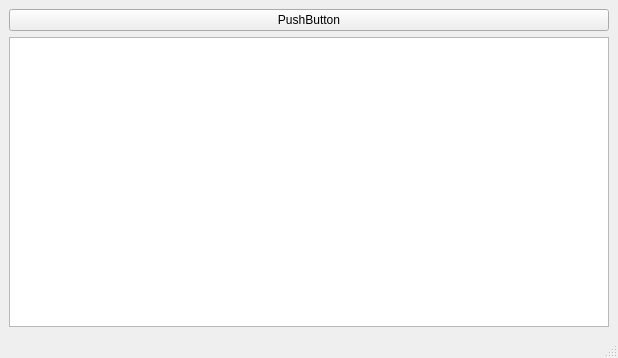
<?xml version="1.0" encoding="UTF-8"?>
<ui version="4.0">
 <class>MainWindow</class>
 <widget class="QMainWindow" name="MainWindow">
  <property name="geometry">
   <rect>
    <x>0</x>
    <y>0</y>
    <width>618</width>
    <height>358</height>
   </rect>
  </property>
  <property name="windowTitle">
   <string>MainWindow</string>
  </property>
  <widget class="QWidget" name="centralwidget">
   <layout class="QVBoxLayout" name="verticalLayout_2">
    <item>
     <layout class="QVBoxLayout" name="verticalLayout">
      <item>
       <widget class="QPushButton" name="pushButton">
        <property name="text">
         <string>PushButton</string>
        </property>
       </widget>
      </item>
      <item>
       <widget class="QTextEdit" name="textEdit"/>
      </item>
     </layout>
    </item>
   </layout>
  </widget>
  <widget class="QMenuBar" name="menubar">
   <property name="geometry">
    <rect>
     <x>0</x>
     <y>0</y>
     <width>618</width>
     <height>22</height>
    </rect>
   </property>
  </widget>
  <widget class="QStatusBar" name="statusbar"/>
 </widget>
 <resources/>
 <connections/>
</ui>
